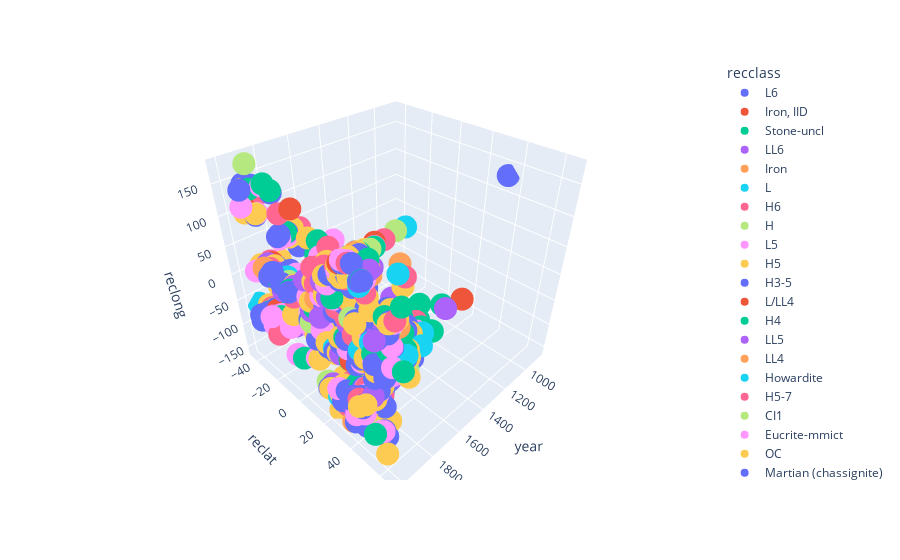

The notebook cell saved with this chart:
### Code cell
scatter_3d_no_size = px.scatter_3d(Fallen, x='year', y='reclat', z='reclong',
              color='recclass')
scatter_3d_no_size.show()
